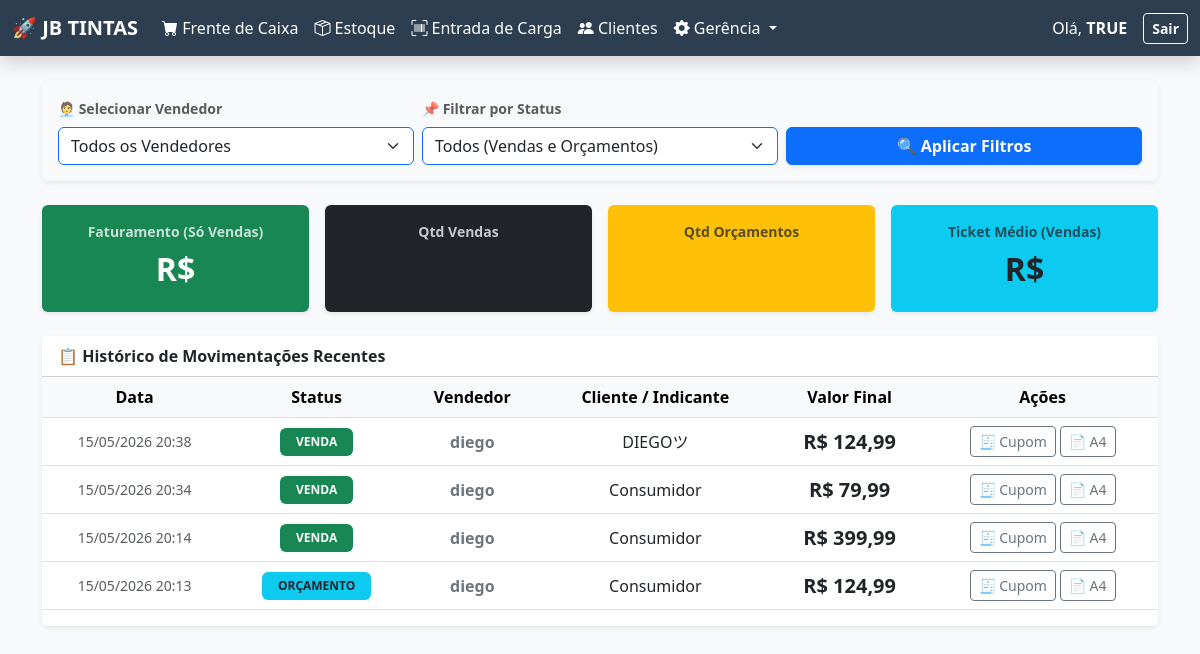
The page /gerencia/relatorios/ (signed in) on the database its author committed.
### inventario/models.py (models this page shows, shortened)
class Vendas(models.Model):
    STATUS_CHOICES = [
        ('VENDA', 'Venda Finalizada'),
        ('ORCAMENTO', 'Orçamento'),
    ]
    data_venda = models.DateTimeField(default=timezone.now)
    valor_total = models.DecimalField(max_digits=10, decimal_places=2, default=0.00)
    valor_desconto = models.DecimalField(max_digits=10, decimal_places=2, default=0.00)
    vendedor = models.CharField(max_length=100, blank=True, null=True)
    cliente = models.CharField(max_length=255, blank=True, null=True)
    indicante = models.CharField(max_length=255, blank=True, null=True)
    cupom_texto = models.TextField(blank=True, null=True)
    status = models.CharField(max_length=20, choices=STATUS_CHOICES, default='VENDA')

### inventario/views.py (the view)
# urls.py: path('gerencia/relatorios/', views.tela_relatorios, name='tela_relatorios'),
def tela_relatorios(request):
    if 'usuario_logado' not in request.session:
        return redirect('login')
    vendas = Vendas.objects.all().order_by('-id')
    return render(request, 'inventario/relatorios.html', {'vendas': vendas})

### inventario/templates/inventario/relatorios.html (shortened to what this page needs)
{% extends 'inventario/base.html' %}
{% block content %}
<form method="GET" class="card p-3 mb-4 shadow-sm border-0 bg-light">
    <div class="row g-2 align-items-end">
        <div class="col-md-4">
            <label class="form-label small fw-bold text-muted">🧑‍💼 Selecionar Vendedor</label>
            <select name="vendedor" class="form-select border-primary">
                <option value="">Todos os Vendedores</option>
            </select>
        </div>
        <div class="col-md-4">
            <label class="form-label small fw-bold text-muted">📌 Filtrar por Status</label>
            <select name="status" class="form-select border-primary">
                <option value="">Todos (Vendas e Orçamentos)</option>
            </select>
        </div>
        <div class="col-md-4">
            <button type="submit" class="btn btn-primary w-100 fw-bold shadow-sm">
                🔍 Aplicar Filtros
            </button>
        </div>
    </div>
</form>
<div class="row g-3 mb-4">
    <div class="col-md-3">
        <div class="card shadow-sm border-0 bg-success text-white text-center p-3 h-100">
            <small class="opacity-75 fw-bold">Faturamento (Só Vendas)</small>
            <h2 class="fw-bold mt-2">R$ {{ metricas.total_liquido|floatformat:2 }}</h2>
        </div>
    </div>
    <div class="col-md-3">
        <div class="card shadow-sm border-0 bg-dark text-white text-center p-3 h-100">
            <small class="opacity-75 fw-bold">Qtd Vendas</small>
        </div>
    </div>
    <div class="col-md-3">
        <div class="card shadow-sm border-0 bg-warning text-dark text-center p-3 h-100">
            <small class="opacity-75 fw-bold">Qtd Orçamentos</small>
        </div>
    </div>
    <div class="col-md-3">
        <div class="card shadow-sm border-0 bg-info text-dark text-center p-3 h-100">
            <small class="opacity-75 fw-bold">Ticket Médio (Vendas)</small>
            <h2 class="fw-bold mt-2">R$ {{ metricas.ticket_medio|floatformat:2 }}</h2>
        </div>
    </div>
</div>
<div class="card shadow-sm border-0">
    <div class="card-header bg-white fw-bold d-flex justify-content-between align-items-center">
        <span>📋 Histórico de Movimentações Recentes</span>
    </div>
    <div class="table-responsive">
        <table class="table table-hover align-middle">
            <thead class="table-light text-center">
                <tr>
                    <th>Data</th>
                    <th>Status</th> <th>Vendedor</th>
                    <th>Cliente / Indicante</th>
                    <th>Valor Final</th>
                    <th>Ações</th>
                </tr>
            </thead>
            <tbody class="text-center">
                {% for v in vendas %}
                <tr>
                    <td class="text-muted small">{{ v.data_venda|date:"d/m/Y H:i" }}</td>
                    <td>
                        {% if v.status == 'VENDA' %}
                            <span class="badge bg-success px-3 py-2">VENDA</span>
                        {% else %}
                            <span class="badge bg-info text-dark px-3 py-2">ORÇAMENTO</span>
                        {% endif %}
                    </td>
                    <td class="fw-bold text-secondary">{{ v.vendedor }}</td>
                    <td>
                        <div class="text-dark">{{ v.cliente|default:"Consumidor" }}</div>
                    </td>
                    <td class="fw-bold text-dark fs-5">R$ {{ v.valor_total }}</td>
                    <td>
                        <div class="d-flex justify-content-center gap-1">
                            <a href="{% url 'imprimir_cupom' v.id %}" target="_blank" class="btn btn-sm btn-outline-secondary" title="Imprimir Cupom Térmico">🧾 Cupom</a>
                            <a href="{% url 'imprimir_cupom_a4' v.id %}" target="_blank" class="btn btn-sm btn-outline-secondary" title="Imprimir A4">📄 A4</a>
                        </div>
                    </td>
                </tr>
                {% empty %}
                <tr>
                    <td colspan="6" class="text-center text-muted py-4">Nenhuma movimentação encontrada com os filtros atuais.</td>
                </tr>
                {% endfor %}
            </tbody>
        </table>
    </div>
</div>
{% endblock %}

### inventario/templates/inventario/base.html (style rules this page uses)
body { background-color: #f8f9fa; }

### rows shown on the page
Vendas: data_venda "15/05/2026 20:38", status "VENDA", vendedor "diego", cliente "DIEGOツ", valor_total "124,99"
Vendas: data_venda "15/05/2026 20:34", status "VENDA", vendedor "diego", cliente "Consumidor", valor_total "79,99"
Vendas: data_venda "15/05/2026 20:14", status "VENDA", vendedor "diego", cliente "Consumidor", valor_total "399,99"
Vendas: data_venda "15/05/2026 20:13", status "ORÇAMENTO", vendedor "diego", cliente "Consumidor", valor_total "124,99"

### other values the page prints
{{ request.session.usuario_logado|upper }} "TRUE"
